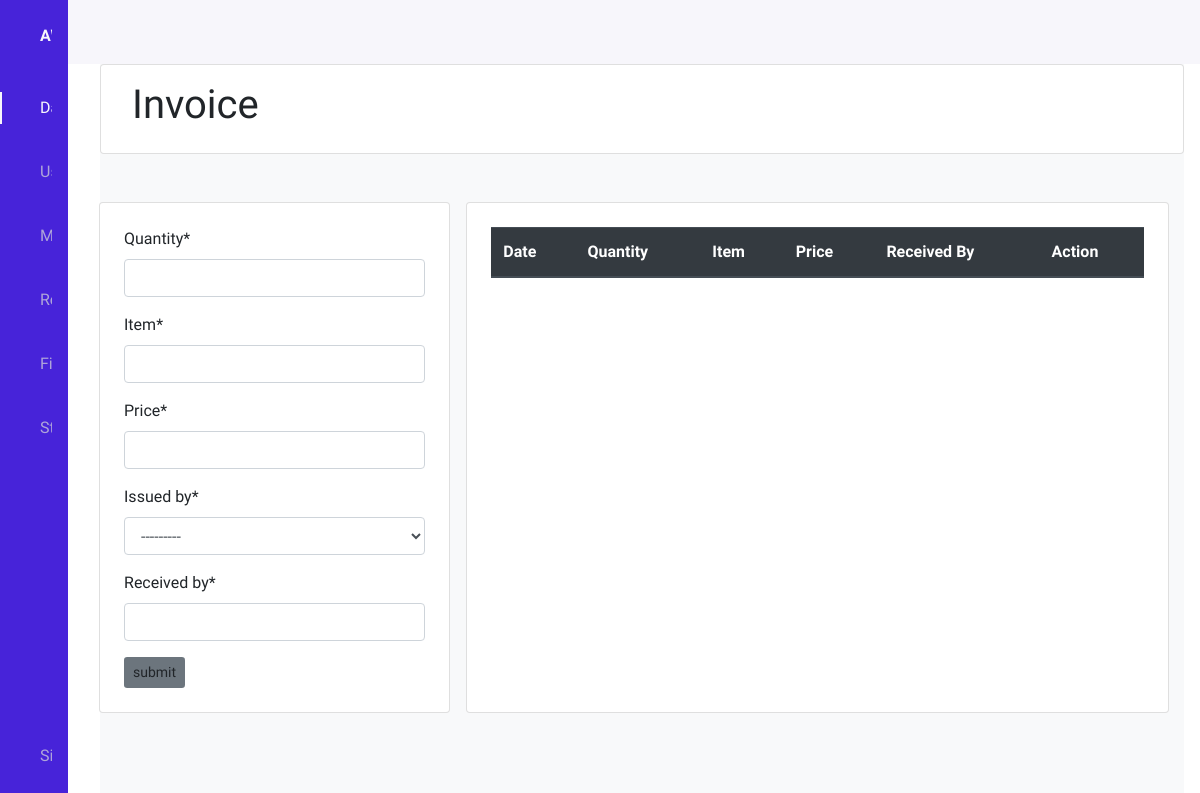
/invoice_receipt/, run on an earlier commit of the app's database.
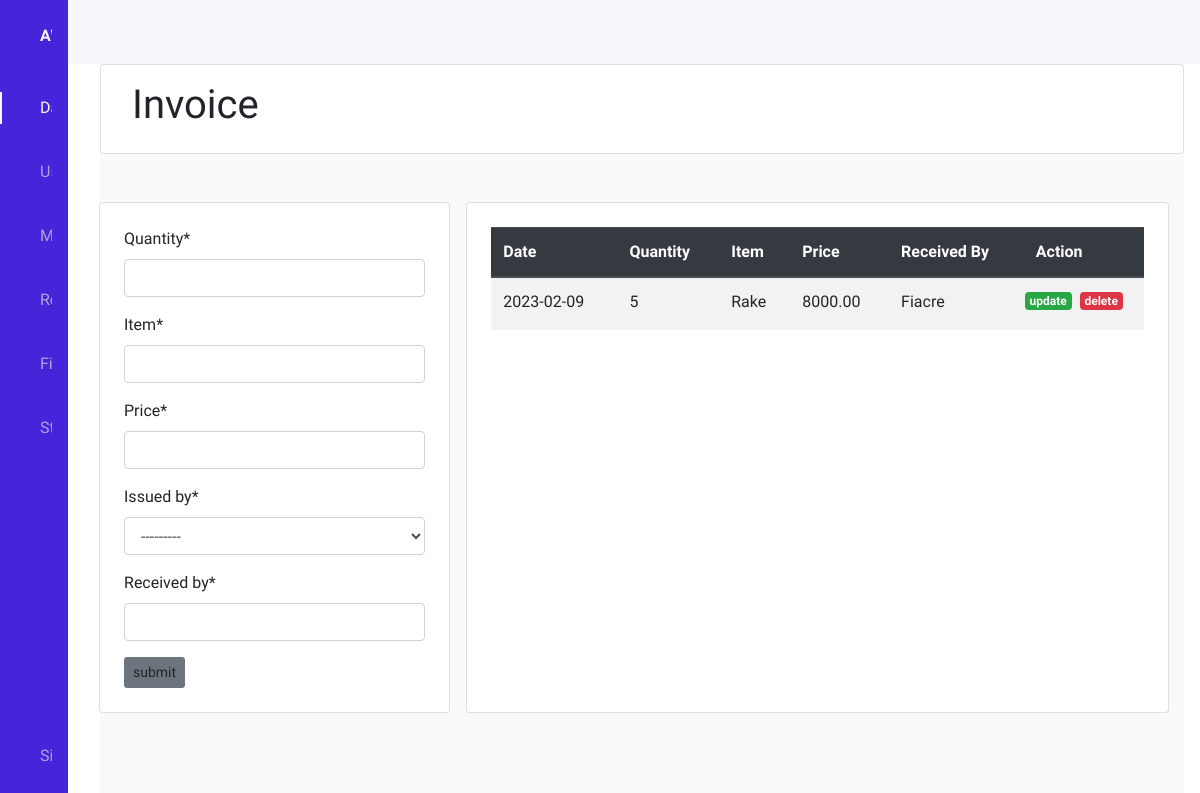
And on a later commit of the database.
### records/models.py (models this page shows, shortened)
class InvoiceReceipt(models.Model):
    date = models.DateTimeField(auto_now_add=True)
    quantity = models.IntegerField()
    item = models.CharField(max_length=255)
    price = models.DecimalField(max_digits=10, decimal_places=2)
    issued_by = models.ForeignKey(Employee, on_delete=models.SET_NULL, null=True)
    received_by = models.CharField(max_length=255)

### records/views.py (the view)
# urls.py: path('invoice_receipt/', views.add_invoice, name='add_invoice'),
def add_invoice(request):
    form = InvoiceReceiptForm
    prdts = InvoiceReceipt.objects.order_by('-date')[:7]
    if request.method == 'POST':
        form = InvoiceReceiptForm(request.POST)
        if form.is_valid():
            form.save()
    context = {'form':form, 'prdts':prdts}
    return render(request, 'records/add_invoice.html', context)

### records/models.py (called while the page is built)
    def __str__(self):
        return self.user.username

### records/templates/records/add_invoice.html (shortened to what this page needs)
<!DOCTYPE html>
{% extends 'base.html' %}
{% load crispy_forms_tags %}
    {% block header %}
    <div class="col card">
      <h1 class="p-3">Invoice</h1>
    </div>
    {% endblock header %}
    {% block content %}
    <div class="container py-5">
      <div class="d-flex justify-content-center">
        <div class="col-md-4 card p-4">
          <form method="POST" action="">
            {% csrf_token %} {{form|crispy}}
            <button class="btn btn-sm bg-secondary" type="submit">
              submit
            </button>
          </form>
        </div>
        <div class="col-md-8 card p-4 mx-3">
          <table class="table table-striped">
            <thead class="thead-dark">
              <tr>
                <th scope="col">Date</th>
                <th scope="col">Quantity</th>
                <th scope="col">Item</th>
                <th scope="col">Price</th>
                <th scope="col">Received By</th>
                <th scope="col">Action</th>
              </tr>
            </thead>
            <tbody>
              {% for prdt in prdts %}
              <tr>
                <td>{{ prdt.date|date:"Y-m-d" }}</td>
                <td>{{ prdt.quantity }}</td>
                <td>{{ prdt.item }}</td>
                <td>{{ prdt.price }}</td>
                <td>{{ prdt.received_by }}</td>
                <td>
                  <div class="row">
                    <h6>
                      <a href="" class="badge badge-success mx-1"
                        >update</a
                      >
                    </h6>
                    <h6>
                      <a href="" class="badge badge-danger mx-1"
                        >delete</a
                      >
                    </h6>
                  </div>
                </td>
              </tr>
              {% endfor %}
            </tbody>
          </table>
        </div>
      </div>
    </div>
    {% endblock content %}

What changed in the data, as far as the page shows it:
added InvoiceReceipt: date "2023-02-09", quantity "5", item "Rake", price "8000.00", received_by "Fiacre"
